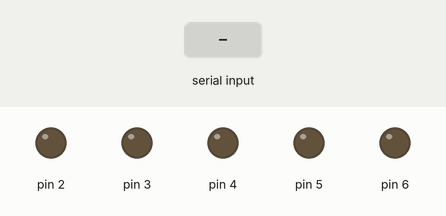
Bench run of a sketch on a simulated Arduino Uno, built with avr-gcc and run on an emulated ATmega328P. Parts: output pins drawn as LEDs (lit = HIGH). The test bench sets the inputs (shaded band).

Above: at 1.2 s.
1.3 s: "1" received over Serial
At 2.5 s:
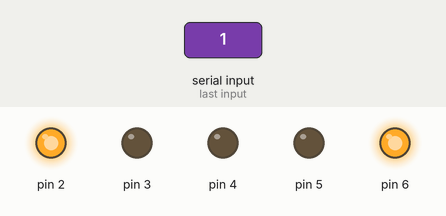
2.8 s: "0" received over Serial
At 3.6 s:
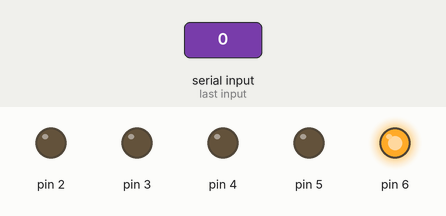
4.3 s: "2" received over Serial
At 4.8 s:
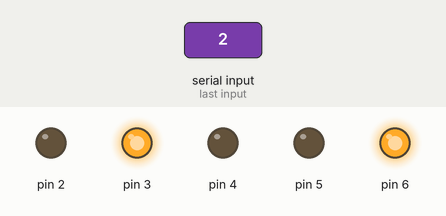
Timing chart, 0 to 7.3 s (numbered marks = the images above; inputs shaded):
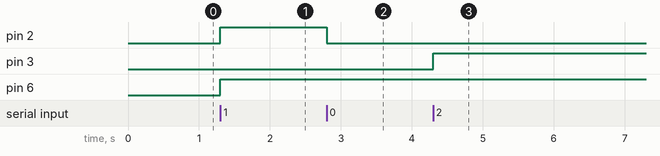

Measured:
- after the input at 1.3 s, pin 2, pin 6: LOW → HIGH at once
- after the input at 2.8 s, pin 2: HIGH → LOW at once
- after the input at 4.3 s, pin 3: LOW → HIGH at once

The sketch:

shumaguan.ino
```cpp
void setup() {
  // put your setup code here, to run once:
  pinMode(2,OUTPUT);
  pinMode(3,OUTPUT);
  pinMode(4,OUTPUT);
  pinMode(5,OUTPUT);     //设置2,3,4,5对应CD4211的端口1,2,3,4
  pinMode(6,OUTPUT);     //设置6对应CD4211的端口 锁存启用
  Serial.begin(9600);    //设置波特率
}
int income=0;
void loop() {
  // put your main code here, to run repeatedly:
  while(Serial.available()>0)
  {
    income=Serial.read();
    digitalWrite(6,LOW);
    if(income>='0'&&income<='9')
    {
      income=income-int('0');
      //Serial.println(income,DEC);   //调试观察income的值
      show(income);                   //使数码管显示income值
    }
    digitalWrite(6,HIGH);
  }
}

void show(int n)
{
  if(n&1)
  digitalWrite(2,HIGH);
  else
  digitalWrite(2,LOW);

  if((n>>1)&1)
  digitalWrite(3,HIGH);
  else
  digitalWrite(3,LOW);

  if((n>>2)&1)
  digitalWrite(4,HIGH);
  else
  digitalWrite(4,LOW);

  if((n>>3)&1)
  digitalWrite(5,HIGH);
  else
  digitalWrite(5,LOW);

}
```
